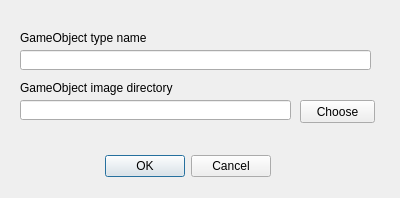
<?xml version="1.0" encoding="UTF-8"?>
<ui version="4.0">
 <class>Dialog</class>
 <widget class="QDialog" name="Dialog">
  <property name="geometry">
   <rect>
    <x>0</x>
    <y>0</y>
    <width>400</width>
    <height>198</height>
   </rect>
  </property>
  <property name="windowTitle">
   <string>Dialog</string>
  </property>
  <widget class="QDialogButtonBox" name="buttonBox">
   <property name="geometry">
    <rect>
     <x>-70</x>
     <y>150</y>
     <width>341</width>
     <height>32</height>
    </rect>
   </property>
   <property name="orientation">
    <enum>Qt::Horizontal</enum>
   </property>
   <property name="standardButtons">
    <set>QDialogButtonBox::Cancel|QDialogButtonBox::Ok</set>
   </property>
  </widget>
  <widget class="QLineEdit" name="gameobject_type_name">
   <property name="geometry">
    <rect>
     <x>20</x>
     <y>50</y>
     <width>351</width>
     <height>20</height>
    </rect>
   </property>
  </widget>
  <widget class="QLabel" name="label">
   <property name="geometry">
    <rect>
     <x>20</x>
     <y>30</y>
     <width>171</width>
     <height>16</height>
    </rect>
   </property>
   <property name="text">
    <string>GameObject type name</string>
   </property>
  </widget>
  <widget class="QLineEdit" name="gameobject_image_directory">
   <property name="geometry">
    <rect>
     <x>20</x>
     <y>100</y>
     <width>271</width>
     <height>20</height>
    </rect>
   </property>
  </widget>
  <widget class="QLabel" name="label_2">
   <property name="geometry">
    <rect>
     <x>20</x>
     <y>80</y>
     <width>201</width>
     <height>16</height>
    </rect>
   </property>
   <property name="text">
    <string>GameObject image directory</string>
   </property>
  </widget>
  <widget class="QPushButton" name="choose_button">
   <property name="geometry">
    <rect>
     <x>300</x>
     <y>100</y>
     <width>75</width>
     <height>23</height>
    </rect>
   </property>
   <property name="text">
    <string>Choose</string>
   </property>
  </widget>
 </widget>
 <resources/>
 <connections>
  <connection>
   <sender>buttonBox</sender>
   <signal>accepted()</signal>
   <receiver>Dialog</receiver>
   <slot>accept()</slot>
   <hints>
    <hint type="sourcelabel">
     <x>248</x>
     <y>254</y>
    </hint>
    <hint type="destinationlabel">
     <x>157</x>
     <y>274</y>
    </hint>
   </hints>
  </connection>
  <connection>
   <sender>buttonBox</sender>
   <signal>rejected()</signal>
   <receiver>Dialog</receiver>
   <slot>reject()</slot>
   <hints>
    <hint type="sourcelabel">
     <x>316</x>
     <y>260</y>
    </hint>
    <hint type="destinationlabel">
     <x>286</x>
     <y>274</y>
    </hint>
   </hints>
  </connection>
 </connections>
</ui>
